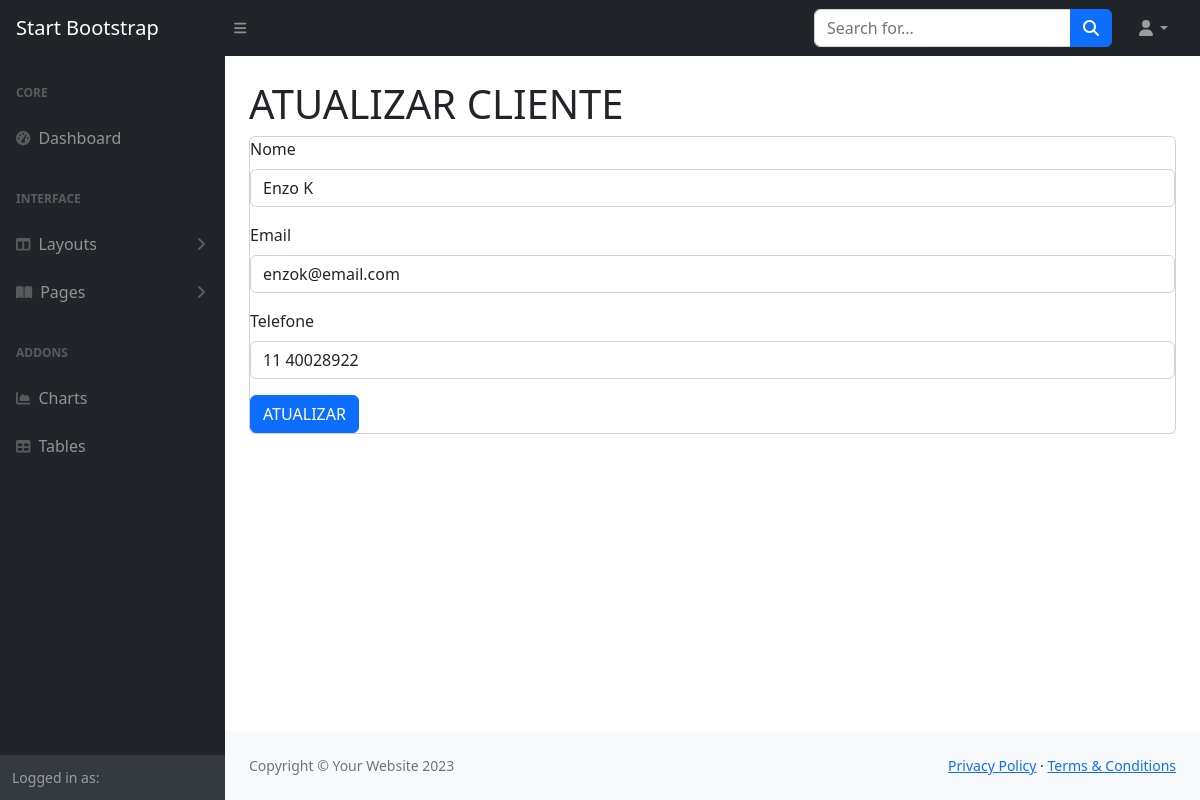
The app's page /painel/atualiza_cliente.php?id=2 with its own data.
### tables this page shows
CREATE TABLE `clientes` (
  `id_cliente` int(11) NOT NULL,
  `nome_cliente` varchar(255) NOT NULL,
  `email_cliente` varchar(255) NOT NULL,
  `telefone` varchar(255) NOT NULL
);

### painel/atualiza_cliente.php (the view, shortened to what this page needs)
<?php
    include 'conecta.php';
    include 'menu.php';
    $id = $_GET['id'];
    $sql = "SELECT * FROM clientes WHERE id_cliente = '$id'";
    $consulta = $conexao->query($sql);
    $dados = $consulta->fetch_assoc();
?>
            <div id="layoutSidenav_content">
                <main>
                    <div class="container-fluid px-4">
                        <h1 class="mt-4">ATUALIZAR CLIENTE</h1>
                        <div class="card mb-4">
                            <form action="processa_atualiza_cliente.php?id=<?php echo $id; ?>" method="POST">
                                <div class="mb-3">
                                    <label class="form-label">Nome</label>
                                    <input name="nome_novo" type="text" class="form-control" value="<?php echo $dados['nome_cliente']; ?>">
                                </div>
                                <div class="mb-3">
                                    <label class="form-label">Email</label>
                                    <input name="email_novo" type="email" class="form-control" value="<?php echo $dados['email_cliente']; ?>">
                                </div>
                                <div class="mb-3">
                                    <label class="form-label">Telefone</label>
                                    <input name="telefone_novo" type="text" class="form-control" value="<?php echo $dados['telefone']; ?>">
                                </div>
                                <button type="submit" class="btn btn-primary">ATUALIZAR</button>
                            </form>
                        </div>
                    </div>
                </main>
                <footer class="py-4 bg-light mt-auto">
                    <div class="container-fluid px-4">
                        <div class="d-flex align-items-center justify-content-between small">
                            <div class="text-muted">Copyright &copy; Your Website 2023</div>
                            <div>
                                <a href="#">Privacy Policy</a>
                                &middot;
                                <a href="#">Terms &amp; Conditions</a>
                            </div>
                        </div>
                    </div>
                </footer>
            </div>
        </div>
    </body>
</html>

### records on screen
clientes: nome_novo "Enzo K", email_novo "enzok@email.com", telefone_novo "11 40028922"
